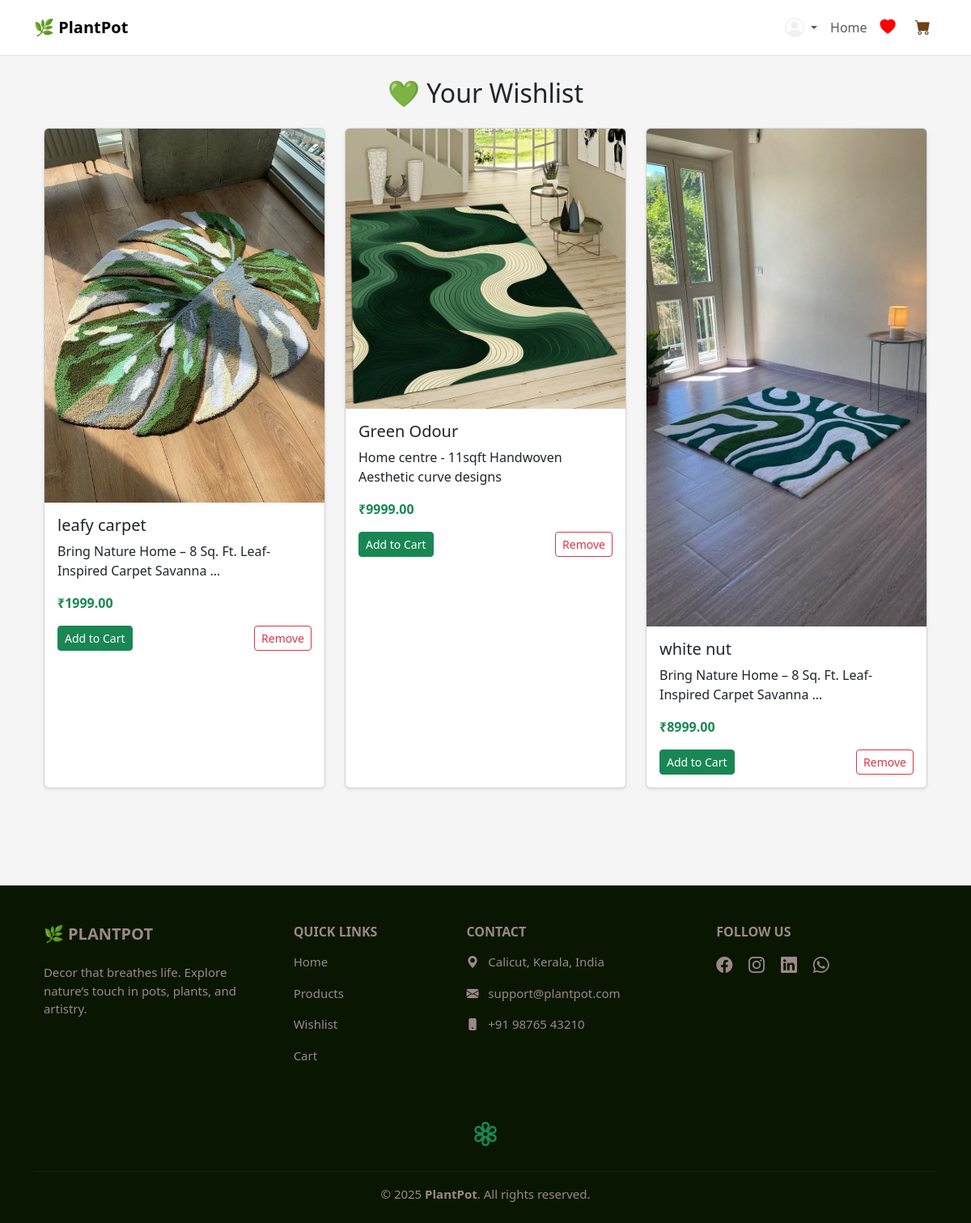
The app's page /wishlist/ (signed in), older data.
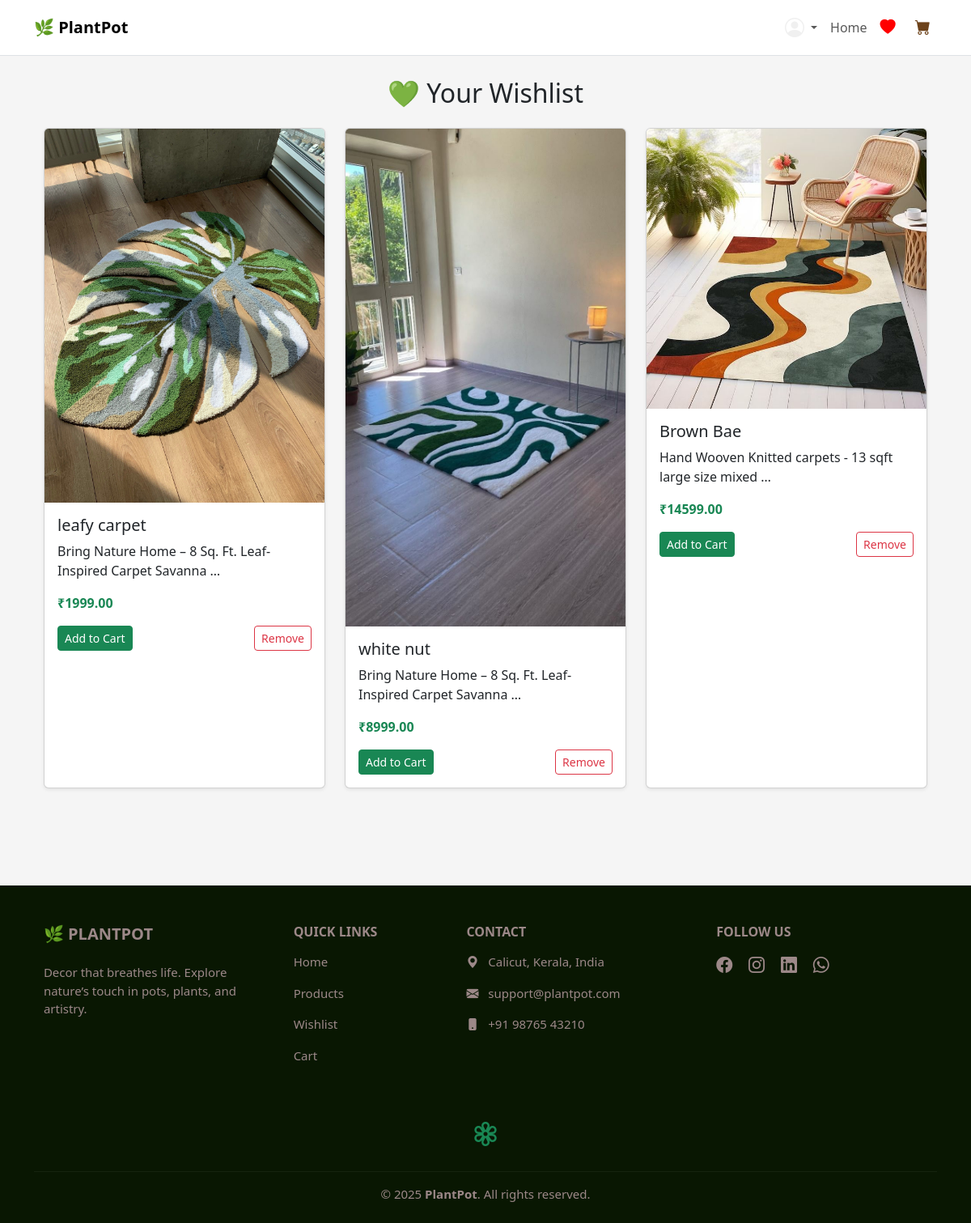
The same page, newer data.
### plantapp/models.py (models this page shows, shortened)
class Wishlist(models.Model):
    user = models.ForeignKey(User, on_delete=models.CASCADE)
    product = models.ForeignKey(Product, on_delete=models.CASCADE)
    added_at = models.DateTimeField(auto_now_add=True)
    class Meta:
        unique_together = ('user', 'product')

class Product(models.Model):
    category = models.ForeignKey(Category, on_delete=models.CASCADE, related_name='products')
    name = models.CharField(max_length=200)
    description = models.TextField()
    price = models.DecimalField(max_digits=8, decimal_places=2)
    image = models.ImageField(upload_to='product_images/')

### plantapp/views.py (the view)
# urls.py: path('wishlist/', views.wishlist, name='wishlist'),
@login_required
def wishlist(request):
    wishlist_items = Wishlist.objects.filter(user=request.user).select_related('product')
    return render(request, 'plantapp/wishlist.html', {'wishlist_items': wishlist_items})

### plantapp/context_processors.py (called while the page is built)
def cart_count(request):
    if request.user.is_authenticated:
        try:
            cart = Cart.objects.get(user=request.user)
            count = CartItem.objects.filter(cart=cart).count()
        except Cart.DoesNotExist:
            count = 0
    else:
        count = 0
    return {'cart_count': count}

### templates/plantapp/wishlist.html
{% extends 'base.html' %}
{% load static %}
{% block content %}
<div class="container py-5">
    <h2 class="text-center mb-4">💚 Your Wishlist</h2>
    {% if wishlist_items %}
    <div class="row">
        {% for item in wishlist_items %}
        <div class="col-md-4 mb-4">
            <div class="card shadow-sm h-100">
                <img src="{{ item.product.image.url }}" class="card-img-top" alt="{{ item.product.name }}">
                <div class="card-body">
                    <h5 class="card-title">{{ item.product.name }}</h5>
                    <p class="card-text">{{ item.product.description|truncatewords:10 }}</p>
                    <p class="fw-bold text-success">₹{{ item.product.price }}</p>
                    <div class="d-flex justify-content-between align-items-center">
                        <a href="{% url 'add_to_cart' item.product.id %}" class="btn btn-sm btn-success">Add to Cart</a>
                        <a href="{% url 'remove_from_wishlist' item.product.id %}" class="btn btn-sm btn-outline-danger">Remove</a>
                    </div>
                </div>
            </div>
        </div>
        {% endfor %}
    </div>
    {% else %}
    <div class="text-center mt-5">
        <h4>Your wishlist is empty 🌿</h4>
        <p>Start exploring and save what you love.</p>
        <a href="/" class="btn btn-outline-success mt-3">Continue Shopping</a>
    </div>
    {% endif %}
</div>
{% endblock %}

### templates/base.html (shortened to what this page needs)
{% load static %}
<!DOCTYPE html>
<html lang="en">
<head>
    <link href="https://cdn.jsdelivr.net/npm/bootstrap@5.3.3/dist/css/bootstrap.min.css" rel="stylesheet">
    <link href="https://cdn.jsdelivr.net/npm/bootstrap-icons@1.10.5/font/bootstrap-icons.css" rel="stylesheet">
    <link rel="stylesheet" href="{% static 'css/style.css' %}">
</head>
<body>
<nav class="navbar navbar-expand-lg fixed-top {% if not is_home %}navbar-light bg-white border-bottom{% else %}navbar-dark nav-shady{% endif %}">
  <div class="container">
    <a class="navbar-brand fw-bold" href="/">🌿 PlantPot</a>
    <div class="collapse navbar-collapse" id="navbarNav">
      <ul class="navbar-nav ms-auto align-items-center">
        {% if user.is_authenticated %}
          <li class="nav-item dropdown">
            <a class="nav-link dropdown-toggle d-flex align-items-center" href="#" id="profileDropdown" role="button" data-bs-toggle="dropdown" aria-expanded="false">
              <i class="bi bi-person-circle fs-4 me-1"></i>
            </a>
          </li>
        {% else %}
          <li class="nav-item">
            <a class="nav-link {% if request.resolver_match.url_name != 'home' %}text-success{% endif %}" href="{% url 'login' %}">Login</a>
          </li>
        {% endif %}
        <li class="nav-item">
          <a class="nav-link {% if request.resolver_match.url_name == 'home' %}text-success{% endif %}" href="/">Home</a>
        </li>
        <li class="nav-item">
          <a class="nav-link" href="{% url 'wishlist' %}" title="Wishlist">
            <i class="bi bi-heart-fill" style="color: red;"></i>
          </a>
        </li>
        <li class="nav-item ms-2">
          <a class="nav-link" href="{% url 'cart' %}" title="Cart">
            <i class="bi bi-cart-fill" style="color: #6d421a;"></i>
          </a>
        </li>
      </ul>
    </div>
  </div>
</nav>
    <main class="container my-5">
        {% block content %}
        {% endblock %}
    </main>
    <footer class="footer-section pt-5 pb-4">
        <div class="container text-md-left">
            <div class="row text-center text-md-start">
                <div class="col-md-3 col-lg-3 col-xl-3 mx-auto mb-4">
                    <h5 class="text-uppercase fw-bold mb-4">🌿 PlantPot</h5>
                    <p>Decor that breathes life. Explore nature’s touch in pots, plants, and artistry.</p>
                </div>
                <div class="col-md-2 col-lg-2 col-xl-2 mx-auto mb-4">
                    <h6 class="text-uppercase fw-bold mb-3">Quick Links</h6>
                    <p><a href="/" class="text-reset text-decoration-none">Home</a></p>
                    <p><a href="#" class="text-reset text-decoration-none">Products</a></p>
                    <p><a href="/wishlist/" class="text-reset text-decoration-none">Wishlist</a></p>
                    <p><a href="/cart/" class="text-reset text-decoration-none">Cart</a></p>
                </div>
                <div class="col-md-4 col-lg-3 col-xl-3 mx-auto mb-4">
                    <h6 class="text-uppercase fw-bold mb-3">Contact</h6>
                    <p><i class="bi bi-geo-alt-fill me-2"></i> Calicut, Kerala, India</p>
                    <p><i class="bi bi-envelope-fill me-2"></i> support@plantpot.com</p>
                    <p><i class="bi bi-phone-fill me-2"></i> +91 98765 43210</p>
                </div>
                <div class="col-md-3 col-lg-4 col-xl-3 mx-auto mb-4">
                    <h6 class="text-uppercase fw-bold mb-3">Follow Us</h6>
                    <a href="#" class="text-reset me-3"><i class="bi bi-facebook fs-5"></i></a>
                    <a href="#" class="text-reset me-3"><i class="bi bi-instagram fs-5"></i></a>
                    <a href="#" class="text-reset"><i class="bi bi-linkedin fs-5"></i></a>
                    <a href="#" class="text-reset ms-3"><i class="bi bi-whatsapp fs-5"></i></a>
                </div>
            </div>
            <div class="text-center my-3">
                <a href="https://yourlink.com" target="_blank" class="text-success fs-1">
                    <i class="bi bi-flower3"></i>
                </a>
            </div>
            <hr class="text-white-50">
            <div class="text-center">
                <p class="mb-0">&copy; 2025 <strong>PlantPot</strong>. All rights reserved.</p>
            </div>
        </div>
    </footer>
</body>
</html>

### static/css/style.css (style rules this page uses)
html { scroll-behavior: smooth; }
body { font-family: 'Segoe UI', sans-serif; background: #f5f5f5; margin: 0; }
.navbar .bi { font-size: 1.2rem; color: #f0f0f0; transition: color 0.2s; }
.footer-section { background: hsl(100, 84%, 5%); color: #9c8888; font-size: 15px; }
.footer-section hr { border-top: 1px solid rgba(255, 255, 255, 0.2); }
.footer-section i { transition: transform 0.2s ease-in-out; }

Row changes from the older to the newer data that the page shows:
removed Wishlist: product.image (picture), product.name "Green Odour", product.description "Home centre - 11sqft Handwoven Aesthetic curve designs", product.price "9999.00"
added Wishlist: product.image (picture), product.name "Brown Bae", product.description "Hand Wooven Knitted carpets - 13 sqft large size mixed …", product.price "14599.00"
